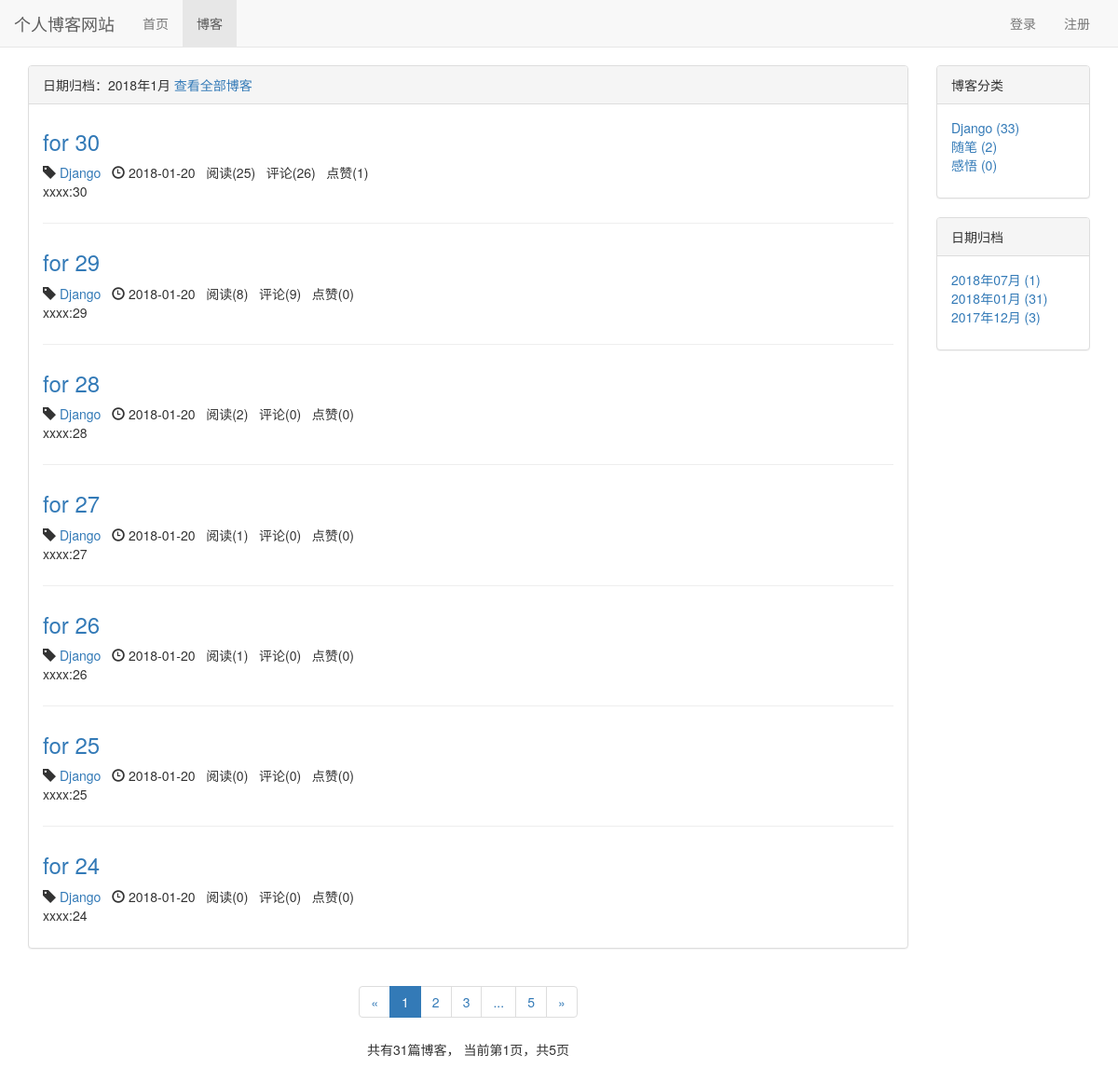
Page /blog/date/2018/1 on the earlier database version.
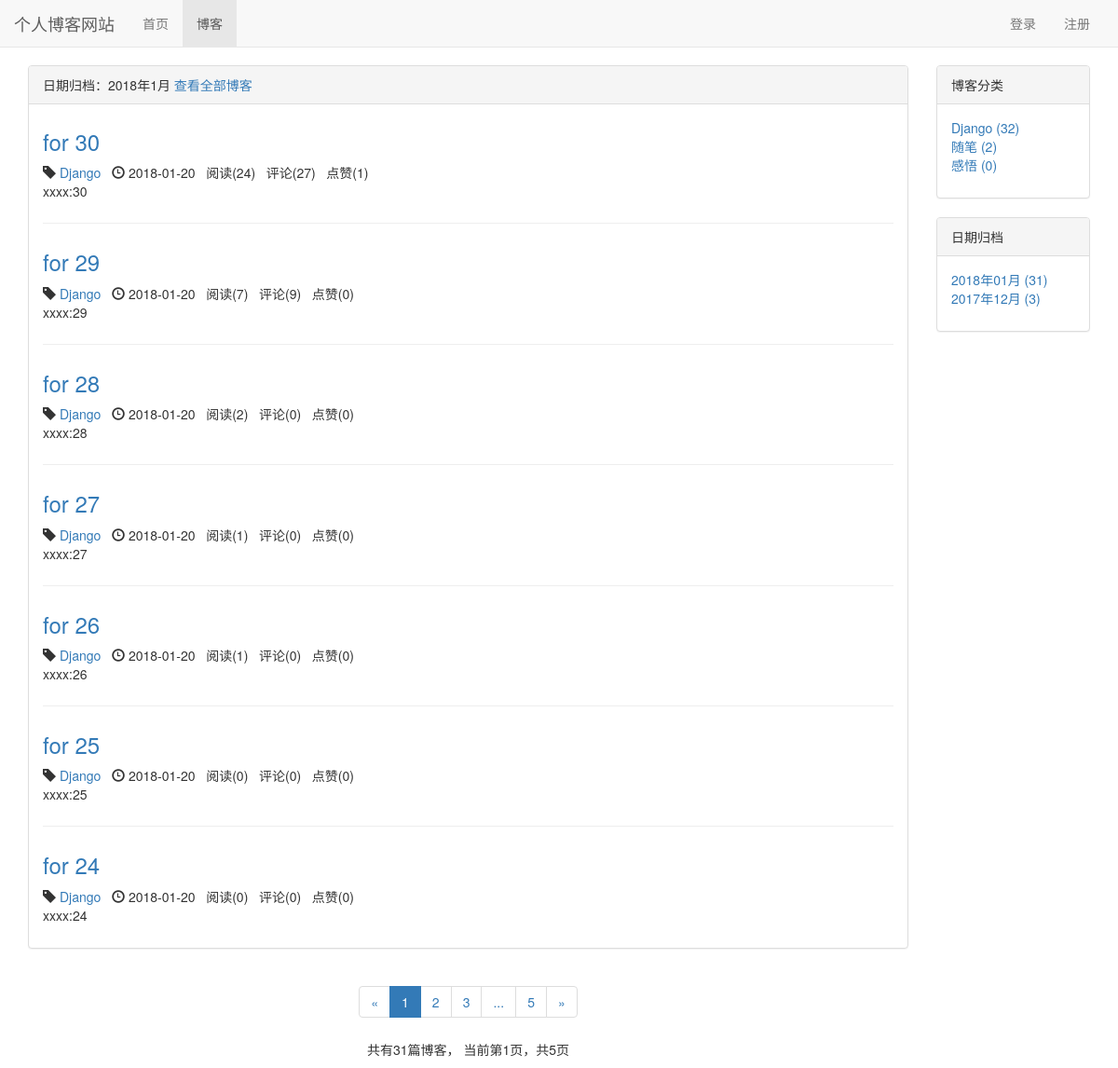
Same page on the later database version.
### blog/models.py (models this page shows, shortened)
class Blog(models.Model, ReadNumExpandMethod):
    title = models.CharField(max_length=50)
    blog_type = models.ForeignKey(BlogType, on_delete=models.CASCADE)
    content = RichTextUploadingField()
    author = models.ForeignKey(User, on_delete=models.CASCADE)
    read_details = GenericRelation(ReadDetail)
    created_time = models.DateTimeField(auto_now_add=True)
    last_updated_time = models.DateTimeField(auto_now=True)
    class Meta:
        ordering = ['-created_time']

class BlogType(models.Model):
    type_name = models.CharField(max_length=15)
    def __str__(self):
        return self.type_name

### read_statistics/models.py (models this page shows)
class ReadNum(models.Model):
    read_num = models.IntegerField(default=0)
    content_type = models.ForeignKey(ContentType, on_delete=models.CASCADE)
    object_id = models.PositiveIntegerField()
    content_object = GenericForeignKey('content_type', 'object_id')

### likes/models.py (models this page shows)
class LikeCount(models.Model):
    content_type = models.ForeignKey(ContentType, on_delete=models.CASCADE)
    object_id = models.PositiveIntegerField()
    content_object = GenericForeignKey('content_type', 'object_id')
    liked_num = models.IntegerField(default=0)

### blog/views.py (the view)
# urls.py: path('date/<int:year>/<int:month>', views.blogs_with_date, name="blogs_with_date"),
def blogs_with_date(request, year, month):
    blogs_all_list = Blog.objects.filter(created_time__year=year, created_time__month=month)
    context = get_blog_list_common_data(request, blogs_all_list)
    context['blogs_with_date'] = '%s年%s月' % (year, month)
    return render(request, 'blog/blogs_with_date.html', context)

### comment/templatetags/comment_tags.py (called while the page is built)
@register.simple_tag
def get_comment_count(obj):
    content_type = ContentType.objects.get_for_model(obj)
    return Comment.objects.filter(content_type=content_type, object_id=obj.pk).count()

### likes/templatetags/likes_tags.py (called while the page is built)
@register.simple_tag
def get_like_count(obj):
    content_type = ContentType.objects.get_for_model(obj)
    like_count, created = LikeCount.objects.get_or_create(content_type=content_type, object_id=obj.pk)
    return like_count.liked_num

### read_statistics/models.py (called while the page is built)
    def get_read_num(self):
        try:
            ct = ContentType.objects.get_for_model(self)
            readnum = ReadNum.objects.get(content_type=ct, object_id=self.pk)
            return readnum.read_num
        except exceptions.ObjectDoesNotExist:
            return 0

### user/context_processors.py (called while the page is built)
def login_modal_form(request):
    return {'login_modal_form': LoginForm()}

### blog/templates/blog/blogs_with_date.html (shortened to what this page needs)
{% extends 'blog/blog_list.html' %}
{% block blog_list_title %}
    日期归档：{{ blogs_with_date }}
    <a href="{% url 'blog_list' %}">查看全部博客</a>
{% endblock %}

### blog/templates/blog/blog_list.html (shortened to what the changed rows need)
{% extends 'base.html' %}
{% load staticfiles %}
{% load comment_tags %}
{% load likes_tags %}
{% block header_extends %}
    <link rel="stylesheet" href="{% static 'blog/blog.css' %}">
{% endblock %}
{% block content %}
    <div class="container">
        <div class="row">
            <div class="col-xs-12 col-sm-8 col-md-9 col-lg-10">
                <div class="panel panel-default">
                    <div class="panel-body">
                        {% for blog in blogs %}
                            <div class="blog">
                                <h3><a href="{% url 'blog_detail' blog.pk %}">{{ blog.title }}</a></h3>
                                <p class="blog-info">
                                    <span class="glyphicon glyphicon-tag"></span> <a href="{% url 'blogs_with_type' blog.blog_type.pk %}">{{ blog.blog_type }}</a>&nbsp;&nbsp;
                                    <span class="glyphicon glyphicon-time"></span> {{ blog.created_time|date:"Y-m-d" }}&nbsp;&nbsp;
                                    阅读({{ blog.get_read_num }})&nbsp;&nbsp;
                                    评论({% get_comment_count blog %})&nbsp;&nbsp;
                                    点赞({% get_like_count blog %})
                                </p>
                                <p>{{ blog.content|striptags|truncatechars:120 }}</p>
                            </div>
                        {% empty %}
                            <div class="blog">
                                <h3>暂无博客，敬请期待</h3>
                            </div>
                        {% endfor %}
                    </div>
                </div>
            </div>
            <div class="hidden-xs col-sm-4 col-md-3 col-lg-2">
                <div class="panel panel-default">
                    <div class="panel-body">
                        <ul class="blog-types">
                            {% for blog_type in blog_types %}
                                <li>
                                    <a href="{% url 'blogs_with_type' blog_type.pk %}">
                                        {{ blog_type.type_name }} ({{ blog_type.blog_count }})
                                    </a>
                                </li>
                            {% empty %}
                                <li>暂无分类</li>
                            {% endfor %}
                        </ul>
                    </div>
                </div>
                <div class="panel panel-default">
                    <div class="panel-body">
                        <ul>
                            {% for blog_date, blog_count in blog_dates.items %}
                                <li>
                                    <a href="{% url 'blogs_with_date' blog_date.year blog_date.month %}">
                                        {{ blog_date|date:"Y年m月" }} ({{ blog_count }})
                                    </a>
                                </li>
                            {% endfor %}
                        </ul>
                    </div>
                </div>
            </div>
        </div>
    </div>
{% endblock %}

Differences in the rows shown:
changed through a linked row, Blog "for 30": get_read_num "25" → "24"; id "26" → "27"
changed through a linked row, Blog "for 29": get_read_num "8" → "7"
computed for BlogType "Django": blog_count "33" → "32"
Other differences:
list line gone: "2018年07月 ( 1 )"
